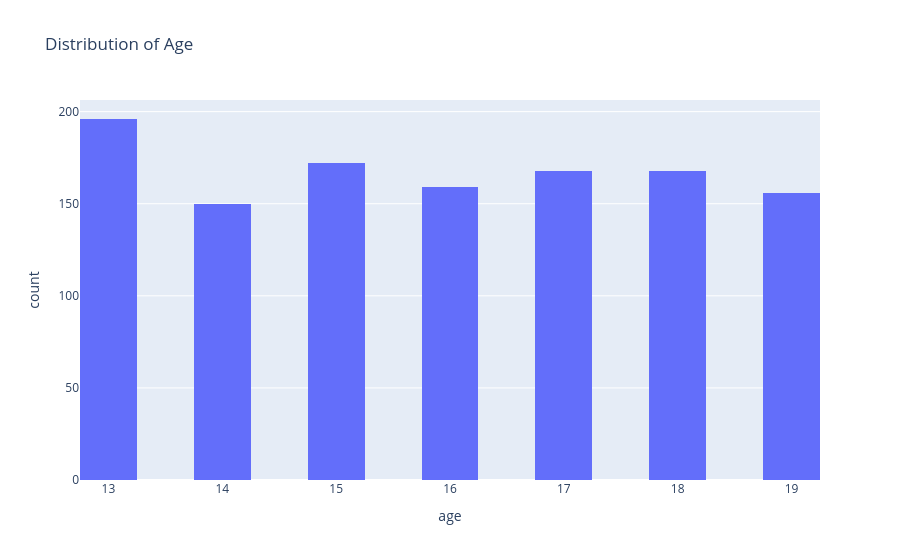

Notebook code for this chart:
### Code cell
# create a histogram of the age distribution
fig = (px.histogram(age, x="age", nbins=25, title="Distribution of Age"))
fig.show()

### Figure 1 — Plotly figure (JSON) as saved in the notebook; plotly's stock layout.template omitted (floating-point values rounded to 4 significant figures; data arrays with more than 128 entries replaced by an {"elided": "..."} marker saying what was removed)
{"data": [{"bingroup": "x", "hovertemplate": "age=%{x}<br>count=%{y}<extra></extra>", "legendgroup": "", "marker": {"color": "#636efa", "pattern": {"shape": ""}}, "name": "", "nbinsx": 25, "orientation": "v", "showlegend": false, "type": "histogram", "x": {"elided": "1169 int values"}, "xaxis": "x", "yaxis": "y"}], "layout": {"barmode": "relative", "legend": {"tracegroupgap": 0}, "title": {"text": "Distribution of Age"}, "xaxis": {"anchor": "y", "domain": [0, 1], "title": {"text": "age"}}, "yaxis": {"anchor": "x", "domain": [0, 1], "title": {"text": "count"}}}}
